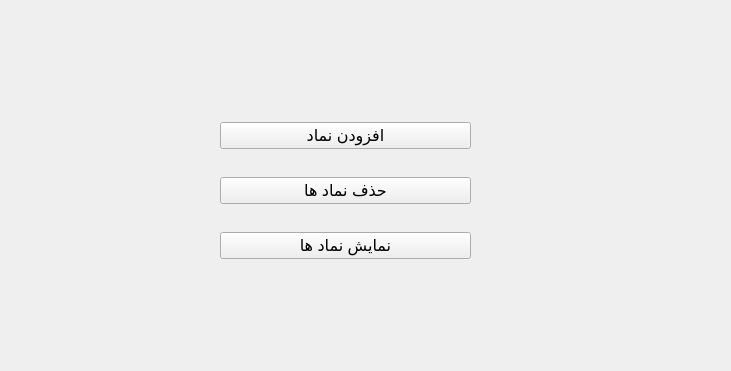
<?xml version="1.0" encoding="UTF-8"?>
<ui version="4.0">
 <class>Symbols</class>
 <widget class="QWidget" name="Symbols">
  <property name="geometry">
   <rect>
    <x>0</x>
    <y>0</y>
    <width>731</width>
    <height>371</height>
   </rect>
  </property>
  <property name="windowTitle">
   <string>Form</string>
  </property>
  <widget class="QWidget" name="layoutWidget">
   <property name="geometry">
    <rect>
     <x>220</x>
     <y>100</y>
     <width>251</width>
     <height>181</height>
    </rect>
   </property>
   <property name="font">
    <font>
     <pointsize>12</pointsize>
    </font>
   </property>
   <layout class="QGridLayout" name="gridLayout">
    <item row="0" column="0">
     <widget class="QPushButton" name="pushButton">
      <property name="font">
       <font>
        <pointsize>12</pointsize>
       </font>
      </property>
      <property name="text">
       <string>افزودن نماد</string>
      </property>
     </widget>
    </item>
    <item row="1" column="0">
     <widget class="QPushButton" name="pushButton_3">
      <property name="font">
       <font>
        <pointsize>12</pointsize>
       </font>
      </property>
      <property name="text">
       <string>حذف نماد ها</string>
      </property>
     </widget>
    </item>
    <item row="2" column="0">
     <widget class="QPushButton" name="pushButton_2">
      <property name="font">
       <font>
        <pointsize>12</pointsize>
       </font>
      </property>
      <property name="text">
       <string>نمایش نماد ها</string>
      </property>
     </widget>
    </item>
   </layout>
  </widget>
 </widget>
 <resources/>
 <connections/>
</ui>
